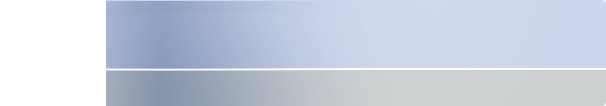
#> input picture .jjconflict-base-0/app/src/main/assets/images/blue/type10_AUDIO.ALBUMBOX.PNG.png, 606 x 106 px; the run also reads 1 picture not shown here
$ python diff_screens.py ../.jjconflict-base-0/app/src/main/assets/images/blue/type10_AUDIO.ALBUMBOX.PNG.png ../.jjconflict-base-0/app/src/main/assets/images/blue/type10_BROWSE.AUDIO.NOIMAGE.PNG.png 1.0
#> lines starting #> are read from the running program, lines starting #| are printed output that depends on the picture
#!/usr/bin/env python3
"""
VLOM — пиксель-скринтюнинг (S4.1): сравнение скриншота с эталоном Vista MCE.

Использование:
    tools/diff_screens.py reference.png shot.png [порог_процент]

Метрика: mean absolute difference по каналам RGB (downscale до 640px — устойчивость
к масштабированию). Порог по умолчанию 8% — «визуально близко».
Вывод: diff-изображение (heat-мапа) в <shot>.diff.png + число в stdout.
Exit 0 = в пределах порога, 1 = отклонение.
"""
import sys

try:
    from PIL import Image, ImageChops
except ImportError:
    print("требуется Pillow: pip install Pillow")
    sys.exit(2)


def load_gray_scaled(path, size=(640, 360)):
#> called with size = (640, 360)
    img = Image.open(path).convert("RGB")
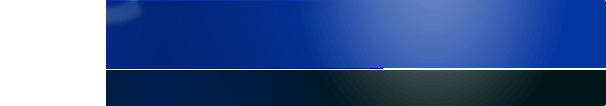
#> img: PIL image 606x106 RGB; mean R, G, B 65.4, 93.6, 145.4
    img = img.resize(size, Image.BILINEAR)
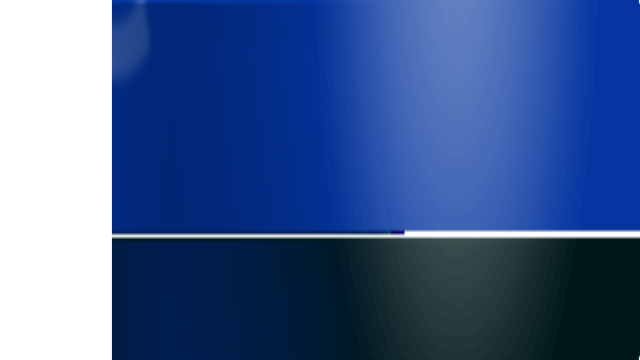
#> img: PIL image 640x360 RGB; mean R, G, B 65.3, 93.6, 145.3
    return img


def main():
    if len(sys.argv) < 3:
        print(__doc__)
        sys.exit(2)
    ref_path, shot_path = sys.argv[1], sys.argv[2]
    threshold = float(sys.argv[3]) if len(sys.argv) > 3 else 8.0

    ref = load_gray_scaled(ref_path)
    shot = load_gray_scaled(shot_path)
#> in load_gray_scaled (call 2), `img = Image.open(path).convert("RGB")`: img: PIL image 400x400 RGB; every value is 255
#> in load_gray_scaled (call 2), `img = img.resize(size, Image.BILINEAR)`: img: PIL image 640x360 RGB; every value is 255

    if ref.size != shot.size:
        print(f"размеры различаются: ref={ref.size} shot={shot.size}")
        sys.exit(1)

    diff = ImageChops.difference(ref, shot)
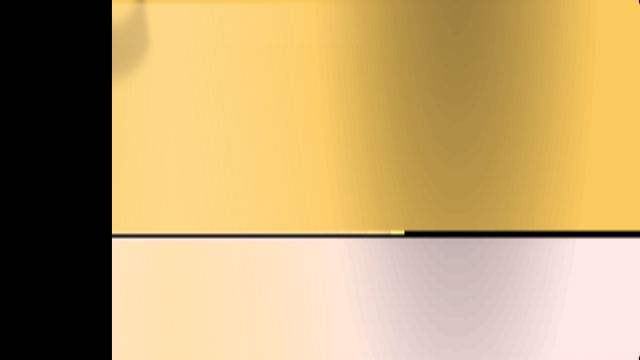
#> diff: PIL image 640x360 RGB; mean R, G, B 189.7, 161.4, 109.7
    hist = diff.convert("L").histogram()
#> hist = 256 values, max 40669 at index 0, min 0 at index 1, mean 900
    total = sum(hist)
#> total = 230400
    mean_dev = sum(i * h for i, h in enumerate(hist)) / total / 255 * 100
#> mean_dev = 64.29
    pct_similar = sum(h for i, h in enumerate(hist) if i <= 16) / total * 100
#> pct_similar = 17.86

    diff.save(shot_path.rsplit(".", 1)[0] + ".diff.png")
    print(f"mean deviation: {mean_dev:.1f}% | пикселей близких (<=16/255): {pct_similar:.1f}%")
#| mean deviation: 64.3% | пикселей близких (<=16/255): 17.9%
    print("VERDICT: " + ("PASS — в пределах порога" if mean_dev <= threshold else "TUNE — отличается сильнее порога"))
#| VERDICT: TUNE — отличается сильнее порога
#> (the run stopped early here; a loop or call above may not have finished)
